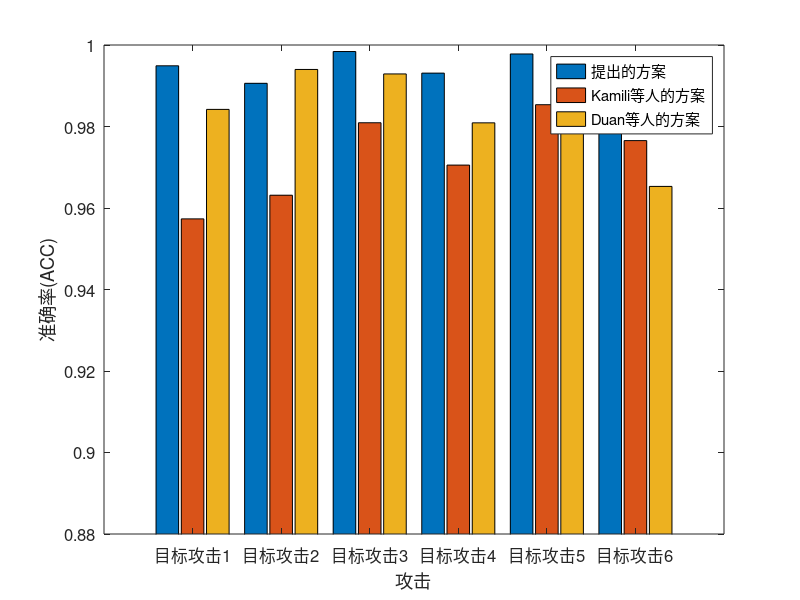

The MATLAB source for this figure:
%% 1
B_ACC=[0.9832,0.963512,0.9498]
SP_ACC=[0.94658,0.973537,0.9092]
GN_ACC=[0.98336,0.96664,0.9499]
AF_ACC=[0.98314,0.965168,0.9499]
S_ACC=[0.98359,0.967419,0.9499]
C_ACC=[0.98284,0.963108,0.9235]

% 随机块篡改检测柱状图
data_r_acc=[B_ACC;SP_ACC;GN_ACC;AF_ACC;S_ACC;C_ACC];
bar(data_r_acc,0.9);
ylim([0.88 1])
xticklabels({'模糊','椒盐噪声','高斯噪声','均值滤波','锐化','裁剪'})
l=legend('提出的方案','Kamili等人的方案','Duan等人的方案');
xlabel('攻击');
ylabel('准确率(ACC)');
set(l,'Fontsize',12);
set(gca,'FontSize',12)






%% 2

A1_ACC=[0.9949	0.957333 0.9842]
A2_ACC=[0.9906	0.963139	0.994]
A3_ACC=[0.9984	0.980923	0.9929]
A4_ACC=[0.9931	0.970531	0.9809]
A5_ACC=[0.9978	0.985352	0.9953]
A6_ACC=[0.9902	0.97654	0.9653]

% 随机块篡改检测柱状图
data_r_acc=[A1_ACC;A2_ACC;A3_ACC;A4_ACC;A5_ACC;A6_ACC];
bar(data_r_acc,0.9);
ylim([0.88 1])
xticklabels({'目标攻击1','目标攻击2','目标攻击3','目标攻击4','目标攻击5','目标攻击6'})
l=legend('提出的方案','Kamili等人的方案','Duan等人的方案');
xlabel('攻击');
ylabel('准确率(ACC)');
set(l,'Fontsize',12);
set(gca,'FontSize',12)
